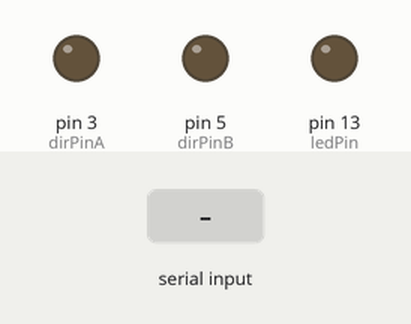
Bench run of a sketch on a simulated Arduino Uno, built with avr-gcc and run on an emulated ATmega328P. Parts: output pins drawn as LEDs (lit = HIGH). Dashed ring = blinking. The test bench sets the inputs (shaded band). Pins used as bus, display or sensor lines are not drawn; what the sketch prints to the serial monitor is not drawn.

Above: at 1.6 s.
1.7 s: "1" received over Serial
At 4.6 s:
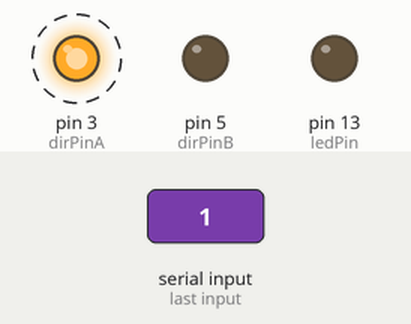
4.7 s: byte 0 (0) received over Serial
At 5.7 s:
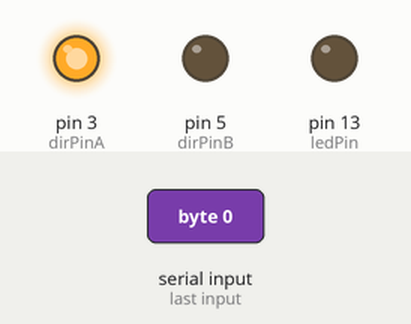
6.2 s: "0" received over Serial
At 7.7 s:
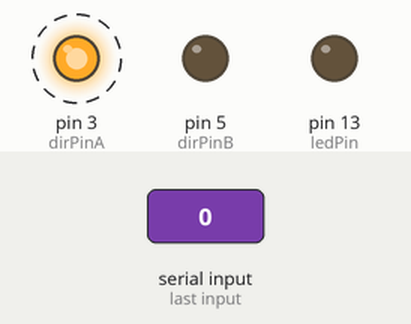
Timing chart, 0 to 15.2 s (numbered marks = the images above; inputs shaded):
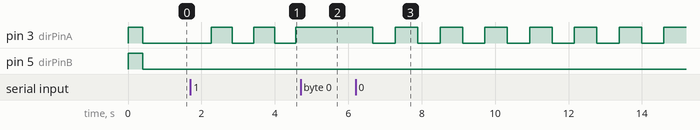

The sketch:

floppy.ino
```cpp
// pinout
int ledPin = 13;
int stepperPinA = 2;
int dirPinA = 3;
int stepperPinB = 4;
int dirPinB = 5;

void setup() {
  pinMode(ledPin, OUTPUT);

  pinMode(dirPinA, OUTPUT);
  pinMode(stepperPinA, OUTPUT);

  pinMode(dirPinB, OUTPUT);
  pinMode(stepperPinB, OUTPUT);

  // cycle back to start
  digitalWrite(dirPinA, HIGH);
  digitalWrite(dirPinB, HIGH);
  for (int i = 0; i < 80; i++) {  // 80 steps = full travel for floppies
    digitalWrite(stepperPinA, HIGH);
    digitalWrite(stepperPinB, HIGH);
    delayMicroseconds(1);
    digitalWrite(stepperPinA, LOW);
    digitalWrite(stepperPinB, LOW);
    delayMicroseconds(5000);
  }
  digitalWrite(dirPinA, LOW);
  digitalWrite(dirPinB, LOW);

  Serial.begin(9600);
  Serial.println("Console");
}

// timers and counters
int steppedA, steppedB; // did we raise the step pin last loop?
unsigned long intA, intB; // usec interval between steps
unsigned long nextA, nextB; // usec next step scheduled at

unsigned long stepCountA = 0;
unsigned long stepCountB = 0;

int dirA = 0, dirB = 0;

// MIDI note number to usec delay interval
// 24 - 60 work well on floppies
unsigned long pitches[256] = {0,115447,108967,102851,97079,91630,86487,81633,77051,72727,68645,64792,61156,57723,54483,51425,48539,45815,43243,40816,38525,36363,34322,32396,30578,28861,27241,25712,24269,22907,21621,20408,19262,18181,17161,16198,15289,14430,13620,12856,12134,11453,10810,10204,9631,9090,8580,8099,7644,7215,6810,6428,6067,5726,5405,5102,4815,4545,4290,4049,3822,3607,3405,3214,3033,2863,2702,2551,2407,2272,2145,2024,1911,1803,1702,1607,1516,1431,1351,1275,1203,1136,1072,1012,955,901,851,803,758,715,675,637,601,568,536,506,477,450,425,401,379,357,337,318,300,284,268,253,238,225,212,200,189,178,168,159,150,142,134,126,119,112,106,100,94,89,84,79,75,71,67,63,59,56,53,50,47,44,42,39,37,35,33,31,29,28,26,25,23,22,21,19,18,17,16,15,14,14,13,12,11,11,10,9,9,8,8,7,7,7,6,6,5,5,5,4,4,4,4,3,3,3,3,3,2,2,2,2,2,2,2,1,1,1,1,1,1,1,1,1,1,1,1,0,0,0,0,0,0,0,0,0,0,0,0,0,0,0,0,0,0,0,0,0,0,0,0,0,0,0,0,0,0,0,0,0,0,0,0,0,0,0,0,0,0,0,0,0,0,0,0,0,0,0,0,0};

// run once per loop()
void driverRun() {
  byte p;
  unsigned long now = micros();

  if (steppedA) {
    digitalWrite(stepperPinA, LOW);
    steppedA = 0;

    nextA = now + intA;
  } else if (intA > 0) {
    if (now >= nextA) {
      digitalWrite(stepperPinA, HIGH);
      stepCountA++;
      if (stepCountA % 80 == 0) {  // 80 steps in each direction for floppies
        dirA = !dirA;
        digitalWrite(dirPinA, dirA);
      }
      steppedA = 1;
    }
  } else {
    nextA = now + intA;
  }

  if (steppedB) {
    digitalWrite(stepperPinB, LOW);
    steppedB = 0;

    nextB = now + intB;
  } else if (intB > 0) {
    if (now >= nextB) {
      digitalWrite(stepperPinB, HIGH);
      stepCountB++;
      if (stepCountB % 80 == 0) {
        dirB = !dirB;
        digitalWrite(dirPinB, dirB);
      }
      steppedB = 1;
    }
  } else {
    nextB = now + intB;
  }
}

int blinkstate = 0;
int tuning = -96; // compensate for execution time (in usec)

void loop() {
  driverRun();

  if (Serial.available() > 0) {
    unsigned char c = Serial.read();
    switch (c) {
      case 0:
        intA = 0;
        break;
      case 100:
        intB = 0;
        break;
      default:
        if (c >= 24 && c <= 60) {
          intA = pitches[c] + tuning;
        } else if (c >= 124 && c <= 160) {
          intB = pitches[c-100] + tuning;
          blinkstate = !blinkstate;
          digitalWrite(ledPin, blinkstate);
        }
        break;
    }
  }
}
```

Measured:
- after the input at 1.7 s, pin 3 (dirPinA): alternates HIGH for 0.58 s and LOW for 0.58 s, starting after 0.57 s
- after the input at 4.7 s, pin 3 (dirPinA): stays HIGH (without the input it goes to LOW after 0.45 s)
- after the input at 6.2 s, pin 3 (dirPinA): alternates HIGH for 0.61 s and LOW for 0.61 s, starting after 0.47 s
